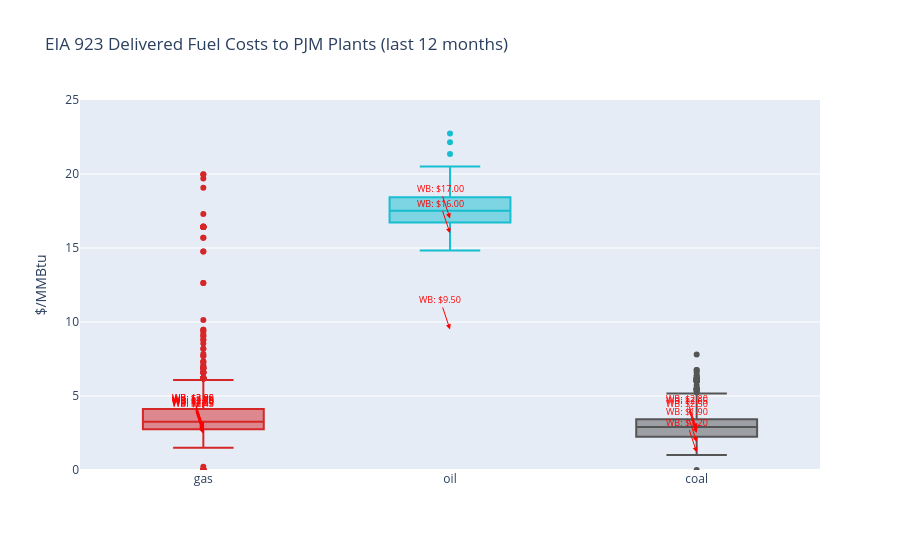

Notebook cell for this chart:
### Code cell
# Box plots of delivered fuel costs (only fuel types with receipts data)
thermal_fuel_codes = ["coal", "gas", "oil"]
fuel_plot = fuel_recent[fuel_recent["fuel_type_code_pudl"].isin(thermal_fuel_codes)].copy()
fuel_plot["fuel_cost_per_mmbtu"] = pd.to_numeric(fuel_plot["fuel_cost_per_mmbtu"], errors="coerce")
fuel_plot = fuel_plot.dropna(subset=["fuel_cost_per_mmbtu"])

# Only plot fuel types that actually have data
available_fuels = fuel_plot["fuel_type_code_pudl"].unique().tolist()

fig = go.Figure()
fuel_colors_eia = {"coal": "#555555", "gas": "#d62728", "oil": "#17becf"}
for fuel in available_fuels:
    subset = fuel_plot[fuel_plot["fuel_type_code_pudl"] == fuel]
    fig.add_trace(go.Box(
        y=subset["fuel_cost_per_mmbtu"], name=fuel,
        marker_color=fuel_colors_eia.get(fuel, "gray"),
    ))

fig.update_layout(
    title="EIA 923 Delivered Fuel Costs to PJM Plants (last 12 months)",
    yaxis_title="$/MMBtu",
    height=550, showlegend=False,
)

# Add workbook assumption price annotations
gas_prices = wb.loc[
    (wb["fuel_category"].isin(["Gas CC", "Gas CT/ST"])) & (wb["fuel_price"] > 0),
    "fuel_price"
]
coal_prices = wb.loc[
    (wb["fuel_category"] == "Coal") & (wb["fuel_price"] > 0),
    "fuel_price"
]
oil_prices = wb.loc[
    (wb["fuel_category"] == "Oil") & (wb["fuel_price"] > 0),
    "fuel_price"
]

for fuel_code, prices in [("gas", gas_prices), ("coal", coal_prices), ("oil", oil_prices)]:
    if fuel_code in available_fuels and len(prices) > 0:
        for val in prices.unique():
            fig.add_annotation(
                x=fuel_code, y=float(val),
                text=f"WB: ${float(val):.2f}",
                showarrow=True, arrowhead=2, arrowcolor="red",
                font=dict(size=9, color="red"),
            )

fig.update_yaxes(range=[0, 25])
fig.show()

### Figure 1 — Plotly figure (JSON) as saved in the notebook; plotly's stock layout.template omitted (floating-point values rounded to 4 significant figures; data arrays with more than 128 entries replaced by an {"elided": "..."} marker saying what was removed)
{"data": [{"marker": {"color": "#d62728"}, "name": "gas", "type": "box", "y": {"elided": "1218 float values"}}, {"marker": {"color": "#17becf"}, "name": "oil", "type": "box", "y": {"elided": "234 float values"}}, {"marker": {"color": "#555555"}, "name": "coal", "type": "box", "y": {"elided": "685 float values"}}], "layout": {"annotations": [{"arrowcolor": "red", "arrowhead": 2, "font": {"color": "red", "size": 9}, "showarrow": true, "text": "WB: $2.60", "x": "gas", "y": 2.6}, {"arrowcolor": "red", "arrowhead": 2, "font": {"color": "red", "size": 9}, "showarrow": true, "text": "WB: $2.90", "x": "gas", "y": 2.9}, {"arrowcolor": "red", "arrowhead": 2, "font": {"color": "red", "size": 9}, "showarrow": true, "text": "WB: $2.85", "x": "gas", "y": 2.85}, {"arrowcolor": "red", "arrowhead": 2, "font": {"color": "red", "size": 9}, "showarrow": true, "text": "WB: $2.70", "x": "gas", "y": 2.7}, {"arrowcolor": "red", "arrowhead": 2, "font": {"color": "red", "size": 9}, "showarrow": true, "text": "WB: $2.45", "x": "gas", "y": 2.45}, {"arrowcolor": "red", "arrowhead": 2, "font": {"color": "red", "size": 9}, "showarrow": true, "text": "WB: $2.65", "x": "gas", "y": 2.65}, {"arrowcolor": "red", "arrowhead": 2, "font": {"color": "red", "size": 9}, "showarrow": true, "text": "WB: $2.75", "x": "gas", "y": 2.75}, {"arrowcolor": "red", "arrowhead": 2, "font": {"color": "red", "size": 9}, "showarrow": true, "text": "WB: $2.55", "x": "gas", "y": 2.55}, {"arrowcolor": "red", "arrowhead": 2, "font": {"color": "red", "size": 9}, "showarrow": true, "text": "WB: $2.80", "x": "coal", "y": 2.8}, {"arrowcolor": "red", "arrowhead": 2, "font": {"color": "red", "size": 9}, "showarrow": true, "text": "WB: $2.65", "x": "coal", "y": 2.65}, {"arrowcolor": "red", "arrowhead": 2, "font": {"color": "red", "size": 9}, "showarrow": true, "text": "WB: $2.50", "x": "coal", "y": 2.5}, {"arrowcolor": "red", "arrowhead": 2, "font": {"color": "red", "size": 9}, "showarrow": true, "text": "WB: $1.90", "x": "coal", "y": 1.9}, {"arrowcolor": "red", "arrowhead": 2, "font": {"color": "red", "size": 9}, "showarrow": true, "text": "WB: $1.20", "x": "coal", "y": 1.2}, {"arrowcolor": "red", "arrowhead": 2, "font": {"color": "red", "size": 9}, "showarrow": true, "text": "WB: $16.00", "x": "oil", "y": 16}, {"arrowcolor": "red", "arrowhead": 2, "font": {"color": "red", "size": 9}, "showarrow": true, "text": "WB: $17.00", "x": "oil", "y": 17}, {"arrowcolor": "red", "arrowhead": 2, "font": {"color": "red", "size": 9}, "showarrow": true, "text": "WB: $9.50", "x": "oil", "y": 9.5}], "height": 550, "showlegend": false, "title": {"text": "EIA 923 Delivered Fuel Costs to PJM Plants (last 12 months)"}, "yaxis": {"range": [0, 25], "title": {"text": "$/MMBtu"}}}}
